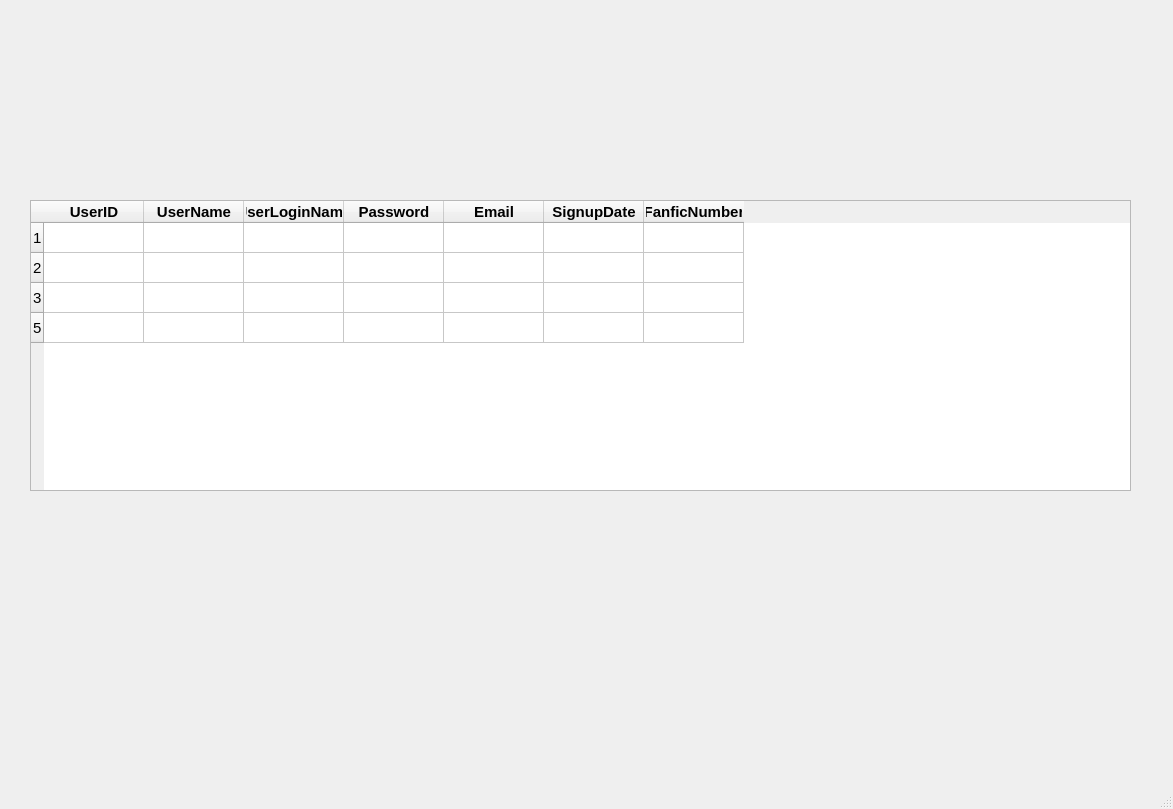
<?xml version="1.0" encoding="UTF-8"?>
<ui version="4.0">
 <class>MainWindow</class>
 <widget class="QMainWindow" name="MainWindow">
  <property name="geometry">
   <rect>
    <x>0</x>
    <y>0</y>
    <width>1173</width>
    <height>809</height>
   </rect>
  </property>
  <property name="windowTitle">
   <string>MainWindow</string>
  </property>
  <widget class="QWidget" name="centralwidget">
   <widget class="QLabel" name="label">
    <property name="geometry">
     <rect>
      <x>0</x>
      <y>0</y>
      <width>1171</width>
      <height>761</height>
     </rect>
    </property>
    <property name="text">
     <string/>
    </property>
    <property name="pixmap">
     <pixmap>../../image/MANAGEMENT MANAGER.png</pixmap>
    </property>
    <property name="scaledContents">
     <bool>true</bool>
    </property>
   </widget>
   <widget class="QPushButton" name="pushButton_Browser">
    <property name="geometry">
     <rect>
      <x>40</x>
      <y>80</y>
      <width>521</width>
      <height>41</height>
     </rect>
    </property>
    <property name="text">
     <string/>
    </property>
    <property name="flat">
     <bool>true</bool>
    </property>
   </widget>
   <widget class="QPushButton" name="pushButton_WriteReview">
    <property name="geometry">
     <rect>
      <x>600</x>
      <y>80</y>
      <width>521</width>
      <height>41</height>
     </rect>
    </property>
    <property name="text">
     <string/>
    </property>
    <property name="flat">
     <bool>true</bool>
    </property>
   </widget>
   <widget class="QLineEdit" name="lineEdit_SearchID">
    <property name="geometry">
     <rect>
      <x>50</x>
      <y>150</y>
      <width>221</width>
      <height>31</height>
     </rect>
    </property>
    <property name="font">
     <font>
      <pointsize>13</pointsize>
     </font>
    </property>
    <property name="styleSheet">
     <string notr="true">QLineEdit {
    background: transparent;
    border: none;
}</string>
    </property>
    <property name="text">
     <string/>
    </property>
   </widget>
   <widget class="QPushButton" name="pushButton_Search">
    <property name="geometry">
     <rect>
      <x>290</x>
      <y>150</y>
      <width>51</width>
      <height>41</height>
     </rect>
    </property>
    <property name="text">
     <string/>
    </property>
    <property name="flat">
     <bool>true</bool>
    </property>
   </widget>
   <widget class="QPushButton" name="pushButton_Filter_Vip">
    <property name="geometry">
     <rect>
      <x>430</x>
      <y>150</y>
      <width>181</width>
      <height>31</height>
     </rect>
    </property>
    <property name="text">
     <string/>
    </property>
    <property name="flat">
     <bool>true</bool>
    </property>
   </widget>
   <widget class="QPushButton" name="pushButton_UpgradeVIP">
    <property name="geometry">
     <rect>
      <x>650</x>
      <y>150</y>
      <width>211</width>
      <height>31</height>
     </rect>
    </property>
    <property name="text">
     <string/>
    </property>
    <property name="flat">
     <bool>true</bool>
    </property>
   </widget>
   <widget class="QPushButton" name="pushButton_Back">
    <property name="geometry">
     <rect>
      <x>890</x>
      <y>150</y>
      <width>221</width>
      <height>31</height>
     </rect>
    </property>
    <property name="text">
     <string/>
    </property>
    <property name="flat">
     <bool>true</bool>
    </property>
   </widget>
   <widget class="QTableWidget" name="tableWidget">
    <property name="geometry">
     <rect>
      <x>30</x>
      <y>200</y>
      <width>1101</width>
      <height>291</height>
     </rect>
    </property>
    <property name="font">
     <font>
      <pointsize>11</pointsize>
     </font>
    </property>
    <row>
     <property name="text">
      <string>1</string>
     </property>
    </row>
    <row>
     <property name="text">
      <string>2</string>
     </property>
    </row>
    <row>
     <property name="text">
      <string>3</string>
     </property>
    </row>
    <row>
     <property name="text">
      <string>5</string>
     </property>
    </row>
    <column>
     <property name="text">
      <string>UserID</string>
     </property>
     <property name="font">
      <font>
       <pointsize>11</pointsize>
       <weight>75</weight>
       <bold>true</bold>
      </font>
     </property>
    </column>
    <column>
     <property name="text">
      <string>UserName</string>
     </property>
     <property name="font">
      <font>
       <pointsize>11</pointsize>
       <weight>75</weight>
       <bold>true</bold>
      </font>
     </property>
    </column>
    <column>
     <property name="text">
      <string>UserLoginName</string>
     </property>
     <property name="font">
      <font>
       <pointsize>11</pointsize>
       <weight>75</weight>
       <bold>true</bold>
      </font>
     </property>
    </column>
    <column>
     <property name="text">
      <string>Password</string>
     </property>
     <property name="font">
      <font>
       <pointsize>11</pointsize>
       <weight>75</weight>
       <bold>true</bold>
      </font>
     </property>
    </column>
    <column>
     <property name="text">
      <string>Email</string>
     </property>
     <property name="font">
      <font>
       <pointsize>11</pointsize>
       <weight>75</weight>
       <bold>true</bold>
      </font>
     </property>
    </column>
    <column>
     <property name="text">
      <string>SignupDate</string>
     </property>
     <property name="font">
      <font>
       <pointsize>11</pointsize>
       <weight>75</weight>
       <bold>true</bold>
      </font>
     </property>
    </column>
    <column>
     <property name="text">
      <string>FanficNumber</string>
     </property>
     <property name="font">
      <font>
       <pointsize>11</pointsize>
       <weight>75</weight>
       <bold>true</bold>
      </font>
     </property>
     <property name="background">
      <color>
       <red>255</red>
       <green>255</green>
       <blue>255</blue>
      </color>
     </property>
    </column>
   </widget>
   <widget class="QLineEdit" name="lineEdit_UserId">
    <property name="geometry">
     <rect>
      <x>240</x>
      <y>580</y>
      <width>221</width>
      <height>21</height>
     </rect>
    </property>
    <property name="font">
     <font>
      <pointsize>13</pointsize>
     </font>
    </property>
    <property name="styleSheet">
     <string notr="true">QLineEdit {
    background: transparent;
    border: none;
}</string>
    </property>
    <property name="text">
     <string/>
    </property>
   </widget>
   <widget class="QLineEdit" name="lineEdit_UserLoginName">
    <property name="geometry">
     <rect>
      <x>240</x>
      <y>650</y>
      <width>221</width>
      <height>31</height>
     </rect>
    </property>
    <property name="font">
     <font>
      <pointsize>13</pointsize>
     </font>
    </property>
    <property name="styleSheet">
     <string notr="true">QLineEdit {
    background: transparent;
    border: none;
}</string>
    </property>
    <property name="text">
     <string/>
    </property>
   </widget>
   <widget class="QLineEdit" name="lineEdit_UserName">
    <property name="geometry">
     <rect>
      <x>240</x>
      <y>610</y>
      <width>221</width>
      <height>31</height>
     </rect>
    </property>
    <property name="font">
     <font>
      <pointsize>13</pointsize>
     </font>
    </property>
    <property name="styleSheet">
     <string notr="true">QLineEdit {
    background: transparent;
    border: none;
}</string>
    </property>
    <property name="text">
     <string/>
    </property>
   </widget>
   <widget class="QLineEdit" name="lineEdit_Email">
    <property name="geometry">
     <rect>
      <x>240</x>
      <y>680</y>
      <width>641</width>
      <height>41</height>
     </rect>
    </property>
    <property name="font">
     <font>
      <pointsize>13</pointsize>
     </font>
    </property>
    <property name="styleSheet">
     <string notr="true">QLineEdit {
    background: transparent;
    border: none;
}</string>
    </property>
    <property name="text">
     <string/>
    </property>
   </widget>
   <widget class="QLineEdit" name="lineEdit_FanficNumber">
    <property name="geometry">
     <rect>
      <x>690</x>
      <y>580</y>
      <width>201</width>
      <height>21</height>
     </rect>
    </property>
    <property name="font">
     <font>
      <pointsize>13</pointsize>
     </font>
    </property>
    <property name="styleSheet">
     <string notr="true">QLineEdit {
    background: transparent;
    border: none;
}</string>
    </property>
    <property name="text">
     <string/>
    </property>
   </widget>
   <widget class="QLineEdit" name="lineEdit_SignUpDate">
    <property name="geometry">
     <rect>
      <x>690</x>
      <y>620</y>
      <width>201</width>
      <height>21</height>
     </rect>
    </property>
    <property name="font">
     <font>
      <pointsize>13</pointsize>
     </font>
    </property>
    <property name="styleSheet">
     <string notr="true">QLineEdit {
    background: transparent;
    border: none;
}</string>
    </property>
    <property name="text">
     <string/>
    </property>
   </widget>
   <widget class="QLineEdit" name="lineEdit_Password">
    <property name="geometry">
     <rect>
      <x>690</x>
      <y>650</y>
      <width>201</width>
      <height>31</height>
     </rect>
    </property>
    <property name="font">
     <font>
      <pointsize>13</pointsize>
     </font>
    </property>
    <property name="styleSheet">
     <string notr="true">QLineEdit {
    background: transparent;
    border: none;
}</string>
    </property>
    <property name="text">
     <string/>
    </property>
   </widget>
   <widget class="QPushButton" name="pushButton_Chart">
    <property name="geometry">
     <rect>
      <x>940</x>
      <y>620</y>
      <width>171</width>
      <height>41</height>
     </rect>
    </property>
    <property name="text">
     <string/>
    </property>
    <property name="flat">
     <bool>true</bool>
    </property>
   </widget>
   <widget class="QPushButton" name="pushButton_Clear">
    <property name="geometry">
     <rect>
      <x>940</x>
      <y>540</y>
      <width>171</width>
      <height>41</height>
     </rect>
    </property>
    <property name="text">
     <string/>
    </property>
    <property name="flat">
     <bool>true</bool>
    </property>
   </widget>
   <widget class="QPushButton" name="pushButton_Delete">
    <property name="geometry">
     <rect>
      <x>940</x>
      <y>690</y>
      <width>171</width>
      <height>41</height>
     </rect>
    </property>
    <property name="text">
     <string/>
    </property>
    <property name="flat">
     <bool>true</bool>
    </property>
   </widget>
   <widget class="QLabel" name="label_2">
    <property name="geometry">
     <rect>
      <x>270</x>
      <y>20</y>
      <width>411</width>
      <height>31</height>
     </rect>
    </property>
    <property name="font">
     <font>
      <pointsize>13</pointsize>
     </font>
    </property>
    <property name="text">
     <string/>
    </property>
   </widget>
   <widget class="QPushButton" name="pushButton_Exit">
    <property name="geometry">
     <rect>
      <x>1112</x>
      <y>10</y>
      <width>51</width>
      <height>51</height>
     </rect>
    </property>
    <property name="text">
     <string/>
    </property>
    <property name="flat">
     <bool>true</bool>
    </property>
   </widget>
  </widget>
  <widget class="QMenuBar" name="menubar">
   <property name="geometry">
    <rect>
     <x>0</x>
     <y>0</y>
     <width>1173</width>
     <height>26</height>
    </rect>
   </property>
  </widget>
  <widget class="QStatusBar" name="statusbar"/>
 </widget>
 <resources/>
 <connections/>
</ui>
